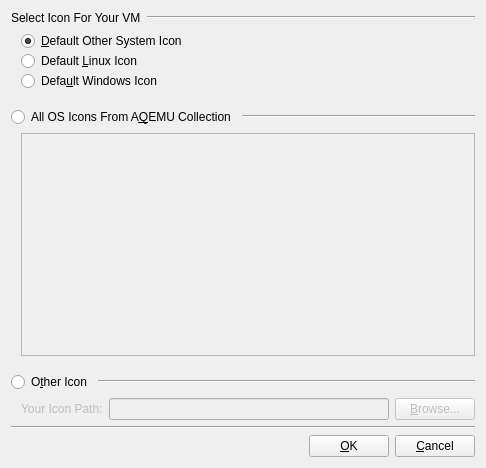
<?xml version="1.0" encoding="UTF-8"?>
<ui version="4.0">
 <author>Andrey Rijov</author>
 <class>Select_Icon_Window</class>
 <widget class="QDialog" name="Select_Icon_Window">
  <property name="geometry">
   <rect>
    <x>0</x>
    <y>0</y>
    <width>486</width>
    <height>468</height>
   </rect>
  </property>
  <property name="windowTitle">
   <string>Change Icon</string>
  </property>
  <property name="windowIcon">
   <iconset>
    <normaloff>:/icon.png</normaloff>:/icon.png</iconset>
  </property>
  <layout class="QVBoxLayout" name="verticalLayout_3">
   <item>
    <layout class="QHBoxLayout" name="horizontalLayout">
     <item>
      <widget class="QLabel" name="Label_Select_Icon">
       <property name="sizePolicy">
        <sizepolicy hsizetype="Maximum" vsizetype="Preferred">
         <horstretch>0</horstretch>
         <verstretch>0</verstretch>
        </sizepolicy>
       </property>
       <property name="text">
        <string>Select Icon For Your VM</string>
       </property>
      </widget>
     </item>
     <item>
      <widget class="Line" name="line">
       <property name="orientation">
        <enum>Qt::Horizontal</enum>
       </property>
      </widget>
     </item>
    </layout>
   </item>
   <item>
    <layout class="QVBoxLayout" name="verticalLayout">
     <property name="spacing">
      <number>0</number>
     </property>
     <property name="leftMargin">
      <number>10</number>
     </property>
     <item>
      <widget class="QRadioButton" name="RB_Icon_Other">
       <property name="text">
        <string>&amp;Default Other System Icon</string>
       </property>
       <property name="icon">
        <iconset resource="../resources/shared_images.qrc">
         <normaloff>:/images/other.png</normaloff>:/images/other.png</iconset>
       </property>
       <property name="iconSize">
        <size>
         <width>24</width>
         <height>24</height>
        </size>
       </property>
       <property name="checked">
        <bool>true</bool>
       </property>
      </widget>
     </item>
     <item>
      <widget class="QRadioButton" name="RB_Icon_Linux">
       <property name="text">
        <string>Default &amp;Linux Icon</string>
       </property>
       <property name="icon">
        <iconset resource="../resources/shared_images.qrc">
         <normaloff>:/images/default_linux.png</normaloff>:/images/default_linux.png</iconset>
       </property>
       <property name="iconSize">
        <size>
         <width>24</width>
         <height>24</height>
        </size>
       </property>
      </widget>
     </item>
     <item>
      <widget class="QRadioButton" name="RB_Icon_Windows">
       <property name="text">
        <string>Defa&amp;ult Windows Icon</string>
       </property>
       <property name="icon">
        <iconset resource="../resources/shared_images.qrc">
         <normaloff>:/images/default_windows.png</normaloff>:/images/default_windows.png</iconset>
       </property>
       <property name="iconSize">
        <size>
         <width>24</width>
         <height>24</height>
        </size>
       </property>
      </widget>
     </item>
    </layout>
   </item>
   <item>
    <spacer name="verticalSpacer">
     <property name="orientation">
      <enum>Qt::Vertical</enum>
     </property>
     <property name="sizeType">
      <enum>QSizePolicy::Fixed</enum>
     </property>
     <property name="sizeHint" stdset="0">
      <size>
       <width>40</width>
       <height>10</height>
      </size>
     </property>
    </spacer>
   </item>
   <item>
    <layout class="QHBoxLayout" name="horizontalLayout_2">
     <item>
      <widget class="QRadioButton" name="RB_All_System_Icons">
       <property name="sizePolicy">
        <sizepolicy hsizetype="Maximum" vsizetype="Fixed">
         <horstretch>0</horstretch>
         <verstretch>0</verstretch>
        </sizepolicy>
       </property>
       <property name="text">
        <string>All OS Icons From A&amp;QEMU Collection</string>
       </property>
      </widget>
     </item>
     <item>
      <widget class="Line" name="line_2">
       <property name="orientation">
        <enum>Qt::Horizontal</enum>
       </property>
      </widget>
     </item>
    </layout>
   </item>
   <item>
    <layout class="QVBoxLayout" name="verticalLayout_2">
     <property name="leftMargin">
      <number>10</number>
     </property>
     <item>
      <widget class="QListWidget" name="All_Icons_List">
       <property name="enabled">
        <bool>false</bool>
       </property>
       <property name="autoScroll">
        <bool>true</bool>
       </property>
       <property name="editTriggers">
        <set>QAbstractItemView::NoEditTriggers</set>
       </property>
       <property name="dragDropMode">
        <enum>QAbstractItemView::NoDragDrop</enum>
       </property>
       <property name="iconSize">
        <size>
         <width>64</width>
         <height>64</height>
        </size>
       </property>
       <property name="textElideMode">
        <enum>Qt::ElideMiddle</enum>
       </property>
       <property name="verticalScrollMode">
        <enum>QAbstractItemView::ScrollPerPixel</enum>
       </property>
       <property name="horizontalScrollMode">
        <enum>QAbstractItemView::ScrollPerPixel</enum>
       </property>
       <property name="movement">
        <enum>QListView::Static</enum>
       </property>
       <property name="isWrapping" stdset="0">
        <bool>true</bool>
       </property>
       <property name="resizeMode">
        <enum>QListView::Adjust</enum>
       </property>
       <property name="layoutMode">
        <enum>QListView::Batched</enum>
       </property>
       <property name="gridSize">
        <size>
         <width>80</width>
         <height>85</height>
        </size>
       </property>
       <property name="viewMode">
        <enum>QListView::IconMode</enum>
       </property>
       <property name="uniformItemSizes">
        <bool>true</bool>
       </property>
       <property name="wordWrap">
        <bool>true</bool>
       </property>
      </widget>
     </item>
     <item>
      <spacer name="verticalSpacer_2">
       <property name="orientation">
        <enum>Qt::Vertical</enum>
       </property>
       <property name="sizeType">
        <enum>QSizePolicy::Fixed</enum>
       </property>
       <property name="sizeHint" stdset="0">
        <size>
         <width>40</width>
         <height>10</height>
        </size>
       </property>
      </spacer>
     </item>
    </layout>
   </item>
   <item>
    <layout class="QHBoxLayout" name="horizontalLayout_3">
     <item>
      <widget class="QRadioButton" name="RB_User_Icons">
       <property name="sizePolicy">
        <sizepolicy hsizetype="Maximum" vsizetype="Fixed">
         <horstretch>0</horstretch>
         <verstretch>0</verstretch>
        </sizepolicy>
       </property>
       <property name="text">
        <string>O&amp;ther Icon</string>
       </property>
      </widget>
     </item>
     <item>
      <widget class="Line" name="line_3">
       <property name="orientation">
        <enum>Qt::Horizontal</enum>
       </property>
      </widget>
     </item>
    </layout>
   </item>
   <item>
    <layout class="QHBoxLayout" name="horizontalLayout_4">
     <property name="leftMargin">
      <number>10</number>
     </property>
     <item>
      <widget class="QLabel" name="Label_You_Icon_Path">
       <property name="enabled">
        <bool>false</bool>
       </property>
       <property name="text">
        <string>Your Icon Path:</string>
       </property>
      </widget>
     </item>
     <item>
      <widget class="QLineEdit" name="Edit_Other_Icon_Path">
       <property name="enabled">
        <bool>false</bool>
       </property>
      </widget>
     </item>
     <item>
      <widget class="QPushButton" name="Button_Browse">
       <property name="enabled">
        <bool>false</bool>
       </property>
       <property name="text">
        <string>&amp;Browse...</string>
       </property>
      </widget>
     </item>
    </layout>
   </item>
   <item>
    <widget class="Line" name="line_4">
     <property name="orientation">
      <enum>Qt::Horizontal</enum>
     </property>
    </widget>
   </item>
   <item>
    <layout class="QGridLayout">
     <property name="leftMargin">
      <number>0</number>
     </property>
     <property name="topMargin">
      <number>0</number>
     </property>
     <property name="rightMargin">
      <number>0</number>
     </property>
     <property name="bottomMargin">
      <number>0</number>
     </property>
     <property name="spacing">
      <number>6</number>
     </property>
     <item row="0" column="1">
      <widget class="QPushButton" name="Button_OK">
       <property name="text">
        <string>&amp;OK</string>
       </property>
       <property name="icon">
        <iconset>
         <normaloff>:/ok.png</normaloff>:/ok.png</iconset>
       </property>
      </widget>
     </item>
     <item row="0" column="0">
      <spacer>
       <property name="orientation">
        <enum>Qt::Horizontal</enum>
       </property>
       <property name="sizeHint" stdset="0">
        <size>
         <width>40</width>
         <height>20</height>
        </size>
       </property>
      </spacer>
     </item>
     <item row="0" column="2">
      <widget class="QPushButton" name="Button_Cancel">
       <property name="text">
        <string>&amp;Cancel</string>
       </property>
       <property name="icon">
        <iconset>
         <normaloff>:/cancel.png</normaloff>:/cancel.png</iconset>
       </property>
      </widget>
     </item>
    </layout>
   </item>
  </layout>
 </widget>
 <tabstops>
  <tabstop>RB_Icon_Other</tabstop>
  <tabstop>RB_Icon_Linux</tabstop>
  <tabstop>RB_Icon_Windows</tabstop>
  <tabstop>RB_All_System_Icons</tabstop>
  <tabstop>All_Icons_List</tabstop>
  <tabstop>RB_User_Icons</tabstop>
  <tabstop>Edit_Other_Icon_Path</tabstop>
  <tabstop>Button_Browse</tabstop>
  <tabstop>Button_OK</tabstop>
  <tabstop>Button_Cancel</tabstop>
 </tabstops>
 <resources>
  <include location="../resources/shared_images.qrc"/>
  <include location="../resources/shared_images.qrc"/>
 </resources>
 <connections>
  <connection>
   <sender>Button_Cancel</sender>
   <signal>clicked()</signal>
   <receiver>Select_Icon_Window</receiver>
   <slot>reject()</slot>
   <hints>
    <hint type="sourcelabel">
     <x>488</x>
     <y>481</y>
    </hint>
    <hint type="destinationlabel">
     <x>219</x>
     <y>214</y>
    </hint>
   </hints>
  </connection>
  <connection>
   <sender>RB_All_System_Icons</sender>
   <signal>toggled(bool)</signal>
   <receiver>All_Icons_List</receiver>
   <slot>setEnabled(bool)</slot>
   <hints>
    <hint type="sourcelabel">
     <x>179</x>
     <y>131</y>
    </hint>
    <hint type="destinationlabel">
     <x>72</x>
     <y>206</y>
    </hint>
   </hints>
  </connection>
  <connection>
   <sender>RB_User_Icons</sender>
   <signal>toggled(bool)</signal>
   <receiver>Label_You_Icon_Path</receiver>
   <slot>setEnabled(bool)</slot>
   <hints>
    <hint type="sourcelabel">
     <x>56</x>
     <y>364</y>
    </hint>
    <hint type="destinationlabel">
     <x>21</x>
     <y>396</y>
    </hint>
   </hints>
  </connection>
  <connection>
   <sender>RB_User_Icons</sender>
   <signal>toggled(bool)</signal>
   <receiver>Edit_Other_Icon_Path</receiver>
   <slot>setEnabled(bool)</slot>
   <hints>
    <hint type="sourcelabel">
     <x>69</x>
     <y>367</y>
    </hint>
    <hint type="destinationlabel">
     <x>64</x>
     <y>430</y>
    </hint>
   </hints>
  </connection>
  <connection>
   <sender>RB_User_Icons</sender>
   <signal>toggled(bool)</signal>
   <receiver>Button_Browse</receiver>
   <slot>setEnabled(bool)</slot>
   <hints>
    <hint type="sourcelabel">
     <x>82</x>
     <y>367</y>
    </hint>
    <hint type="destinationlabel">
     <x>457</x>
     <y>419</y>
    </hint>
   </hints>
  </connection>
 </connections>
</ui>
